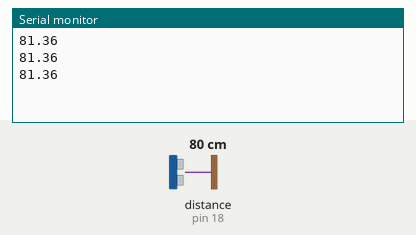
Recording of a sketch running on a simulated Arduino Uno, built with avr-gcc and run on an emulated ATmega328P. Shown: the last lines printed to the serial monitor. Wiring (inferred from the names in the program): ultrasonic range finder: trigger pin 5; echo pin 18. The inputs (shaded band) are chosen by the test bench; at power-on: distance to the obstacle (sensor on pin 18) 80 cm. The echo pulse lasts 58.3 µs per cm.

Above: at 1.3 s.
1.4 s: distance to the obstacle (sensor on pin 18) set to 2 cm
At 1.9 s:
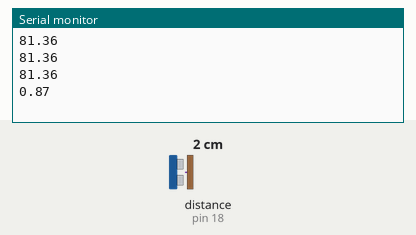
2.9 s: distance to the obstacle (sensor on pin 18) set to 4 cm
At 3.4 s:
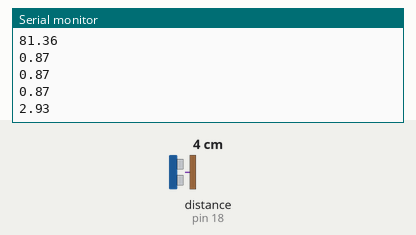
Timing chart, 0 to 5.9 s (numbered marks = the images above; inputs shaded):
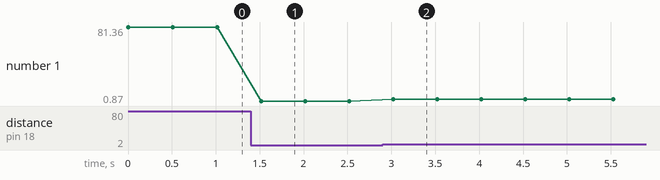

The sketch:

kalibrasi_ultrasonic.ino
```cpp
//deklarasi pin yg dipakai trig dan echo
//#define pintriger 5
//#define pinecho 18

const int pintriger = 5;
const int pinecho = 18;

//deklarasi tipe data
long durasi;

void setup() {
  // put your setup code here, to run once:
  Serial.begin(115200);

  //pinmode utk input dan output
  pinMode (pintriger, OUTPUT);
  pinMode (pinecho, INPUT);
}

void loop() {
  // put your main code here, to run repeatedly:
  digitalWrite (pintriger,LOW);
  delayMicroseconds(20);
  digitalWrite (pintriger,HIGH);
  delayMicroseconds(20);
  digitalWrite (pintriger,LOW);
  delayMicroseconds(20);

  durasi = pulseIn(pinecho,HIGH);
  float cm1 = ((0.0177*durasi) - 0.8775);

//Serial.println(durasi);
Serial.println(cm1);

delay (500);

}
```

Measured:
- after the input at 1.4 s, the serial monitor: prints a new line after 0.12 s (image 1)
- after the input at 2.9 s, the serial monitor: prints a new line after 0.12 s (image 2)
- plotted number 1: 81.36 → 0.87 after the input at 1.4 s, 0.87 → 2.93 after the input at 2.9 s
